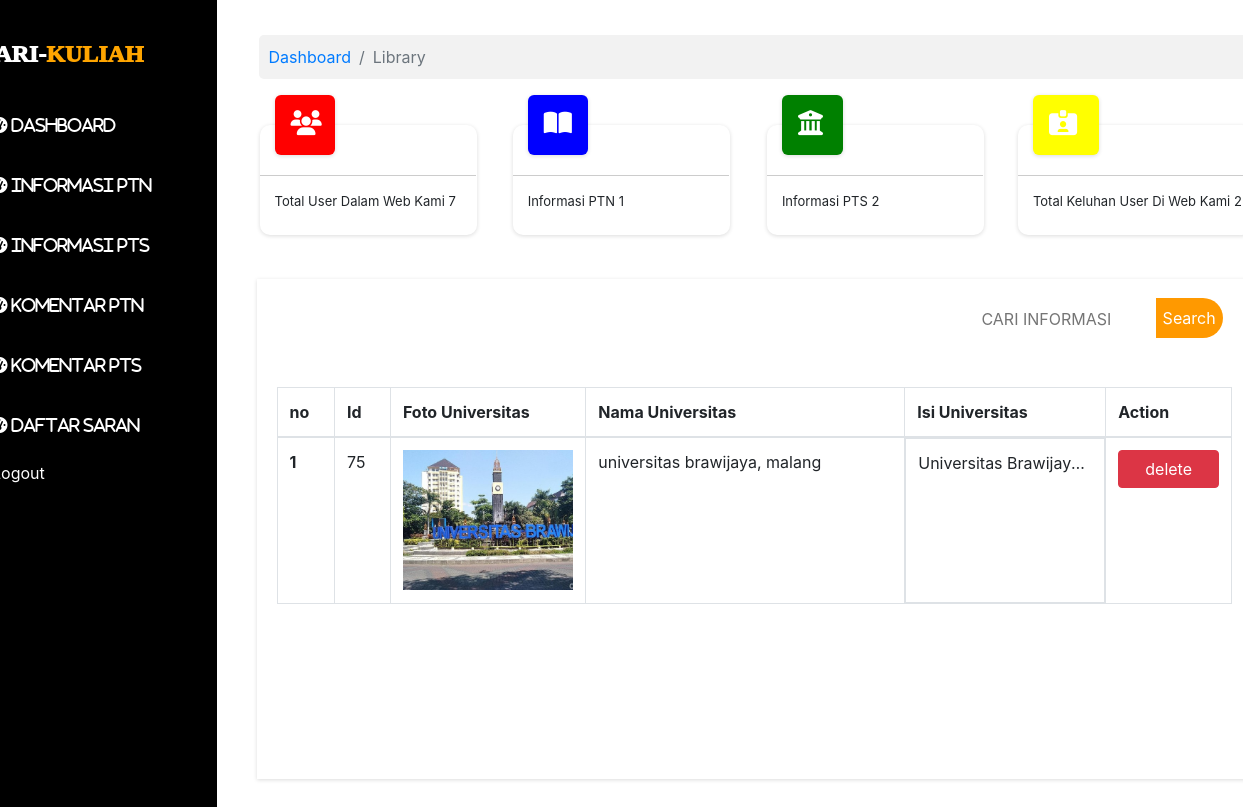
The app's page /admin2.php (signed in) with its own data.
### tables this page shows
CREATE TABLE `tb_tambahinformasi` (
  `id_informasi` int(11) NOT NULL,
  `id` int(11) NOT NULL,
  `fotouniversitas` varchar(100) NOT NULL,
  `namauniversitas` varchar(40) NOT NULL,
  `isiuniversitas` text NOT NULL,
  `nama` varchar(100) NOT NULL,
  `profesi` varchar(30) NOT NULL,
  `fotoprofil` varchar(255) NOT NULL
);

### koneksi.php (called while the page is built, shortened)
<?php
$koneksi = mysqli_connect("localhost", "root", "123", "db_webakhir");
function query($query)
{
    global $koneksi;
    $result = mysqli_query($koneksi, $query);
    $rows = [];
    while ($row = mysqli_fetch_assoc($result))
    {
     $rows[] = $row;
    }
    return $rows;
}
?>

### admin2.php (the view, shortened to what this page needs)
<?php
include "koneksi.php";
     $no=1;
     $dataptn=query("SELECT * FROM tb_tambahinformasi");
     $datauser=mysqli_query($koneksi,"SELECT * FROM tb_user");
      $jumlahdata=mysqli_num_rows($datauser);
      $dataptn=mysqli_query($koneksi,"SELECT * FROM tb_tambahinformasi");
      $jumlahdataptn=mysqli_num_rows($dataptn);
      $datapts=mysqli_query($koneksi,"SELECT * FROM tb_tambahinformasipts");
      $jumlahdatapts=mysqli_num_rows($datapts);
      $datakontak=mysqli_query($koneksi,"SELECT * FROM tb_kontak");
      $jumlahdatakontak=mysqli_num_rows($datakontak);
 ?>
    <!doctype html>
<html lang="en">
  <head>
    <link rel="stylesheet" href="https://maxcdn.bootstrapcdn.com/bootstrap/4.0.0/css/bootstrap.min.css">
    <link rel="stylesheet" type="text/css" href="css/admin1.css">
  </head>
  <body>
    <div class="container">
      <div class="row">
        <div class="col-md-3 kotak1 " >
          <h4 class="judulDashboard">MARI-<span style="color: orange;">KULIAH</span></h4>
          <i class="fas fa-tachometer-alt"><a href="admin1.php"> DASHBOARD</a></i><br>
          <i class="fas fa-tachometer-alt"><a href="admin2.php"> INFORMASI PTN</a></i><br>
          <i class="fas fa-tachometer-alt"><a href="admin3.php"> INFORMASI PTS</a></i><br>
          <i class="fas fa-tachometer-alt"><a href="admin5.php"> KOMENTAR PTN</a></i><br>
          <i class="fas fa-tachometer-alt"><a href="admin6.php"> KOMENTAR PTS</a></i><br>
          <i class="fas fa-tachometer-alt"><a href="admin4.php"> DAFTAR SARAN</a></i><br>
          <br>
           <p class="logout"><i class="fas fa-sign-out-alt" style="color: white"></i>
            <a href="logout.php" > Logout</a></p>
        </div>
        <div class="col kotak2">
          <nav aria-label="breadcrumb" >
            <ol class="breadcrumb dash" style="background-color: #f2f2f2">
              <li class="breadcrumb-item"><a href="#">Dashboard</a></li>
              <li class="breadcrumb-item active" aria-current="page">Library</li>
            </ol>
          </nav>
            <div class=" ko1">
              <div class="ko1dalam">
                <i class="fas fa-users"></i>
              </div>
              <hr class="hrnih">
              <p class="isiKo">Total User Dalam Web Kami <?php echo "$jumlahdata"; ?> </p>
            </div>
            <div class=" ko2">
              <div class="ko1dalam" style="background-color: blue;">
                <i class="fas fa-book-open"></i>
              </div>
              <hr class="hrnih">
              <p class="isiKo">Informasi PTN <?php echo "$jumlahdataptn"; ?></p>
            </div>
            <div class=" ko3">
              <div class="ko1dalam" style="background-color: green;">
                <i class="fas fa-university"></i>
              </div>
              <hr class="hrnih">
              <p class="isiKo">Informasi PTS <?php echo "$jumlahdatapts"; ?></p>
            </div>
            <div class=" ko4">
              <div class="ko1dalam" style="background-color: yellow;">
                <i class="fas fa-id-card-alt"></i>
              </div>
              <hr class="hrnih">
              <p class="isiKo">Total Keluhan User Di Web Kami <?php echo "$jumlahdatakontak"; ?></p>
            </div>
        <div class="kotak3">
          <div class="judultabel"></div>
          <form action="" method="POST" >
                    <input type="text" name="keyword" placeholder="CARI INFORMASI"  autocomplete="off" >
                    <button type="submit" name="cari">Search</button>
                </form>
          <br><br>
          <table class="table table-bordered" width="200px">
            <thead>
              <tr>
                 <th scope="col">no</th>
                <th scope="col">Id</th>
                <th scope="col">Foto Universitas</th>
                <th scope="col">Nama Universitas</th>
                <th scope="col" class="isi-univth">Isi Universitas</th>
                <th scope="col">Action</th>
              </tr>
            </thead>
             <?php  foreach ($dataptn as $ptn ) : ?>
              <tr>
                <th><?php echo $no++ ?></th>
                <td><?php echo $ptn['id']; ?></td>
                <td> <div class="dashboard-foto" style="background-image: url('img/<?php echo $ptn['fotouniversitas']; ?>');"></div></td>
                <td ><?php echo $ptn['namauniversitas']; ?></td>
                <td class="isi-univ"  style="" ><?php echo $ptn['isiuniversitas']; ?></td>
                <td><a href="deleteadminptn.php?id=<?php echo $ptn['id'] ?>" class="btn btn-danger" onclick= "return confirm('anda yakin min?')">delete</a></td>
              </tr>
            <?php endforeach; ?>
            </table>
        </div>
        </div>
      </div>
    </div>
  </body>
</html>

### css/admin1.css (style rules this page uses)
body { width: 100%; min-height: 120px; }
.kotak1 { background-color: black; margin-left: -120px; min-height: 200px; position: relative; padding: 40px; }
.fa-tachometer-alt { padding-top: 40px; font-family: "Aquirebiasa"; color: white; padding-left: 20px; }
.fa-tachometer-alt a { text-decoration: none; color: white; transition: .5S; }
.kotak2 { padding: 35px; }
.dash { margin-top:0px; margin-left: 7px; padding: 10px; border-radius: 5px; width: 110%; background-color: #cccccc; }
.ko1 { margin-left: 8px; background-color:#fff; float: left; margin-top: 30px; width:24%; height: 110px; padding-left: 15px; padding-top: 20px; border-radius: 10px 10px 10px 10px; -moz-border-radius: 10px 10px 10px 10px; -webkit-border-radius: 10px 10px 10px 10px; border: 0px solid #000000; box-shadow: 0 1px 4px 0 rgba(0,0,0,.14); }
.ko2 { margin-left: 36px; width:24%; float: left; margin-top: 30px; background-color:#fff; height: 110px; padding-left: 15px; padding-top: 20px; border-radius: 10px 10px 10px 10px; -moz-border-radius: 10px 10px 10px 10px; -webkit-border-radius: 10px 10px 10px 10px; border: 0px solid #000000; box-shadow: 0 1px 4px 0 rgba(0,0,0,.14); }
.ko3 { background-color:#fff; height: 110px; width:24%; margin-top: 30px; float: left; margin-left: 37px; padding-left: 15px; padding-top: 20px; border-radius: 10px 10px 10px 10px; -moz-border-radius: 10px 10px 10px 10px; -webkit-border-radius: 10px 10px 10px 10px; border: 0px solid #000000; box-shadow: 0 1px 4px 0 rgba(0,0,0,.14); }
.ko4 { background-color:white; width: 24%; height: 110px; position: absolute; left: 82.2%; margin-top: 30px; float: left; padding-left: 15px; padding-top: 20px; border-radius: 10px 10px 10px 10px; -moz-border-radius: 10px 10px 10px 10px; -webkit-border-radius: 10px 10px 10px 10px; border: 0px solid #000000; box-shadow: 0 1px 4px 0 rgba(0,0,0,.14); }
.hrnih { border-color: #cccccc; margin-left: -15px; width: 107%; margin-top: 20px; }
.kotak3 { width: 110%; min-height: 500px; background-color: white; margin-top: 200px; margin-left: 5px; padding: 20px; box-shadow: 0 1px 4px 0 rgba(0,0,0,.14); }
.judultabel { width: 72%; height: 40px; background-color: #fff; float: left; }
input { margin-left: 15px; border:none; outline: none; width: 18.5%; height: 40px; }
button { background: #ff9900; width: 7%; height: 40px; left: -5px; border: none; position: relative; outline: none; border-radius: 0 25px 25px 0; top: -1px; color: #fff; transition: .5s; }
.ko1dalam { box-shadow: 0 1px 4px 0 rgba(0,0,0,.14); width: 30%; height: 60px; background-color: red; border-radius: 6px; margin-top: -50px; }
.ko1dalam .fa-users ,.fa-book-open ,.fa-university ,.fa-id-card-alt { padding: 16px; font-size: 25px; color: white; }
.isiKo { font-size: 13px; }
.judulDashboard { color: white !important; text-shadow: 1px 2px 1px black; font-weight: 1000; font-family: "Aquire"; font-size: 24px; }
.btn-danger { width: 100%; }
.isi-univ { max-width: 200px; min-height: 165px; white-space: nowrap; overflow: hidden; display: block; text-overflow: ellipsis; }
.isi-univth { width: 100px; }
.dashboard-foto { height: 140px; width: 100%; margin-left:0px; background-position: center top; background-size: cover; background-repeat: no-repeat; }
.logout a { text-decoration: none; color: white; transition: .5s; }

### records on screen
tb_tambahinformasi: id "75", fotouniversitas (picture), namauniversitas "universitas brawijaya, malang", isiuniversitas "Universitas Brawijay…"

### other values on screen
$jumlahdata "7"
$jumlahdataptn "1"
$jumlahdatapts "2"
$jumlahdatakontak "2"
